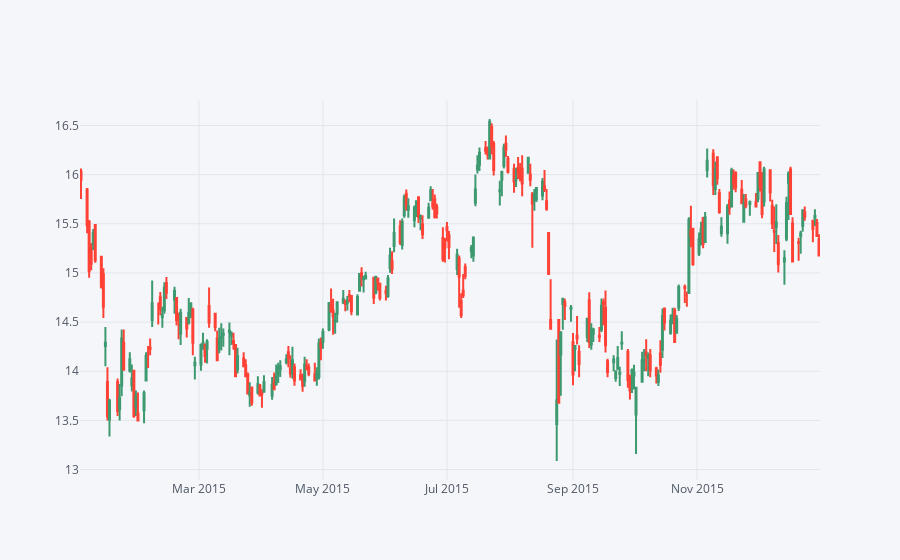

Write notebook code for a chart like this one.
### Code cell
# Candle plot for BAC
stocks.BAC[['Open','High','Low','Close']].loc['2015-01-01':'2016-01-01'].iplot(kind='candle')

### Figure 1 — Plotly figure (JSON) as saved in the notebook; plotly's stock layout.template omitted (floating-point values rounded to 4 significant figures; data arrays with more than 128 entries replaced by an {"elided": "..."} marker saying what was removed)
{"data": [{"close": {"elided": "252 float values"}, "high": {"elided": "252 float values"}, "low": {"elided": "252 float values"}, "open": {"elided": "252 float values"}, "showlegend": false, "type": "candlestick", "x": {"elided": "252 str values"}, "yaxis": "y2"}], "layout": {"legend": {"bgcolor": "#F5F6F9", "font": {"color": "#4D5663"}}, "paper_bgcolor": "#F5F6F9", "plot_bgcolor": "#F5F6F9", "title": {"font": {"color": "#4D5663"}}, "xaxis": {"gridcolor": "#E1E5ED", "rangeslider": {"visible": false}, "showgrid": true, "tickfont": {"color": "#4D5663"}, "title": {"font": {"color": "#4D5663"}, "text": ""}, "zerolinecolor": "#E1E5ED"}, "yaxis": {"gridcolor": "#E1E5ED", "showgrid": true, "showticklabels": false, "tickfont": {"color": "#4D5663"}, "title": {"font": {"color": "#4D5663"}, "text": ""}, "zerolinecolor": "#E1E5ED"}, "yaxis2": {"gridcolor": "#E1E5ED", "showgrid": true, "tickfont": {"color": "#4D5663"}, "title": {"font": {"color": "#4D5663"}, "text": ""}, "zerolinecolor": "#E1E5ED"}}}
